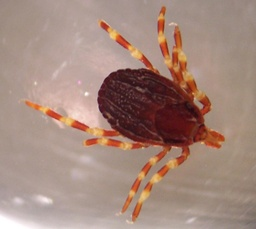
#> input picture Hyalomma_marginatum.jpg, 256 x 229 px, shrunk from 1099 x 984 before the run
$ python Noise_sample2.py   (Python 2 division)
#> lines starting #> are read from the running program, lines starting #| are printed output that depends on the picture
#-*- coding: utf-8 -*-

import numpy as np
import cv2

# Callback Function for Trackbar (but do not any work)
def nothing(*arg):
    pass

#####   #####   #####
# Tick Photo
img = cv2.imread("Hyalomma_marginatum.jpg")
#> img is the input picture: shape (229, 256, 3); mean B, G, R 124.5, 136.1, 164

#Photo to Gray
gray_img = cv2.cvtColor(img, cv2.COLOR_BGR2GRAY)
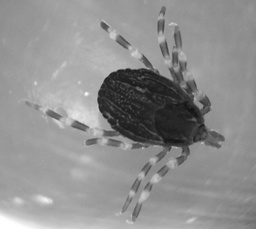
#> gray_img: shape (229, 256); min 18, max 255, mean 143.1
cv2.namedWindow('Image', cv2.WINDOW_NORMAL)
cv2.imshow('Image', gray_img)
cv2.waitKey(0)

# Detection of the edges
# Based on the Canny Detector
# cv2.Canny(image, threshold1, threshold2[, edges[, apertureSize[, L2gradient]]])

cannyTrackbar1 = "Lower thresh limit"
cannyTrackbar2 = "Upper thresh limit"

cv2.namedWindow("Canny", cv2.WINDOW_NORMAL)
cv2.createTrackbar(cannyTrackbar1, "Canny", 0, 250, nothing)
cv2.createTrackbar(cannyTrackbar2, "Canny", 0, 250, nothing)

canny_img = np.zeros(gray_img.shape, np.uint8)

# Choosing of the proper edges

while True:
  # Get threshold limits in trackbar
  posLower = cv2.getTrackbarPos(cannyTrackbar1, "Canny")
  posUpper = cv2.getTrackbarPos(cannyTrackbar2, "Canny")
  # Apply dilation
  canny_img = cv2.Canny(gray_img, posLower, posUpper)
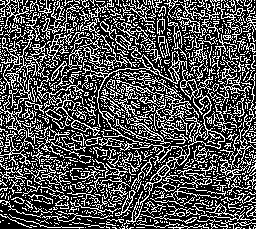
#> canny_img: shape (229, 256); 31.9% white in thin lines or dots
  # Show in window
  cv2.imshow("Canny", canny_img)
  ch = cv2.waitKey(27)
#> (key Esc is pressed here)
  if ch == 27 or ch == 0x10001b:
     break

cv2.destroyAllWindows()

# Preparation of 'comic' Image by bilateralFilter
# Bilateral Filtering - removing noise - cv2.bilateralFilter(src, d, sigmaColor, sigmaSpace[, dst[, borderType]])
# http://people.csail.mit.edu/sparis/bf_course/slides/03_definition_bf.pdf

height, width, channels = img.shape  #size needed for sigmaSpace = 2% of img diagonal
#> height = 229; width = 256; channels = 3
diag = np.sqrt(width**2 + height**2)
#> diag = 343.5
sigmaSpace = 30
sigmaColor = 30

cartooned_img = cv2.bilateralFilter(img, 5, 210, 30)
cartooned_img = cv2.bilateralFilter(cartooned_img, 5, 210, 30)
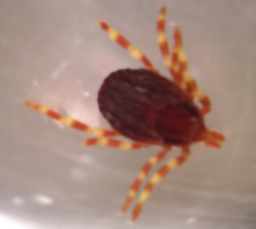
#> cartooned_img: shape (229, 256, 3); mean B, G, R 124.5, 136.1, 164
cartooned_img = cv2.bilateralFilter(cartooned_img, -1, sigmaColor, sigmaSpace)
cartooned_img = cv2.bilateralFilter(cartooned_img, -1, sigmaColor, sigmaSpace)
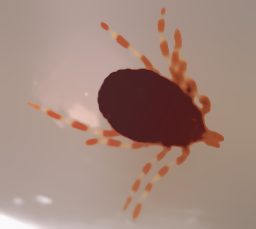
#> cartooned_img: shape (229, 256, 3); mean B, G, R 125.1, 135.8, 162.5

cv2.namedWindow('Cartooned Image', cv2.WINDOW_NORMAL)
cv2.imshow('Cartooned Image', cartooned_img)
cv2.waitKey(0)

# Dilation and Adding edges to cartooned Image

inv_canny = 255 - canny_img
#> inv_canny: shape (229, 256); 68.1% white; black in thin lines or dots

canny_3d = np.zeros(img.shape, np.uint8)
canny_3d[:,:,0] = inv_canny
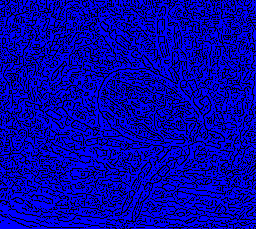
#> canny_3d: shape (229, 256, 3); mean of channels 0, 1, 2 173.6, 0, 0; drawn as B, G, R
canny_3d[:,:,1] = inv_canny
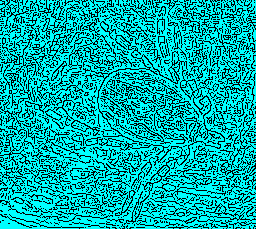
#> canny_3d: shape (229, 256, 3); mean of channels 0, 1, 2 173.6, 173.6, 0; drawn as B, G, R
canny_3d[:,:,2] = inv_canny
#> canny_3d: shape (229, 256, 3); 68.1% white; black in thin lines or dots

trackbarErosion = "Erosion"

 # Make Window and Trackbar
cv2.namedWindow("Erosion Window", cv2.WINDOW_NORMAL)
cv2.createTrackbar(trackbarErosion, "Erosion Window", 0, 50, nothing)

 # Allocate destination image
img_eroded = np.zeros(img.shape, np.uint8)

while True:
  # Get kernel size in trackbar
  erodePos = cv2.getTrackbarPos(trackbarErosion, "Erosion Window")
  # Apply dilation
  kernel = np.ones((2*erodePos+1, 2*erodePos+1),np.uint8)
  img_eroded = cv2.erode(canny_3d, kernel)
  # Show in window
  cv2.imshow("Erosion Window", img_eroded)
  ch = cv2.waitKey(27)
#> (key Esc is pressed here)
  if ch == 27 or ch == 0x10001b:
     break

cv2.destroyAllWindows()

norm_inverse = img_eroded/255
#> norm_inverse: shape (229, 256, 3); values 0 (black) and 1 (white), 68.1% white; black in thin lines or dots

# Multiplaction

result_img = cv2.multiply(norm_inverse, cartooned_img)
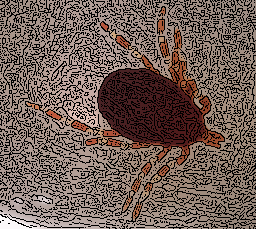
#> result_img: shape (229, 256, 3); mean of channels 0, 1, 2 85.8, 93, 111; drawn as B, G, R
cv2.namedWindow('Result Image', cv2.WINDOW_NORMAL)
cv2.imshow('Result Image', result_img)
cv2.waitKey(0)
